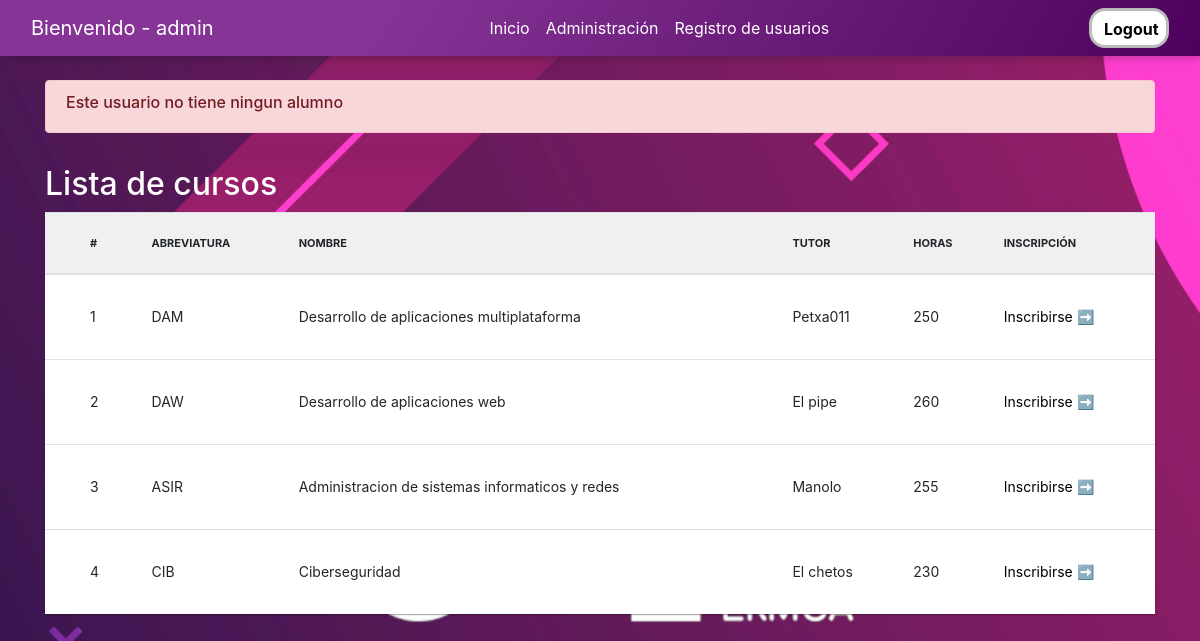
The app's page /Templates/index.php (signed in) with its own data.
### tables this page shows
CREATE TABLE `cursos` (
  `Id` int(11) NOT NULL,
  `Abreviatura` varchar(255) NOT NULL,
  `Nombre` varchar(255) NOT NULL,
  `Tutor` varchar(255) NOT NULL,
  `Horas` double NOT NULL
);

### Model/funciones.php (called while the page is built)
<?php
function escapar($html) {
  return htmlspecialchars($html, ENT_QUOTES | ENT_SUBSTITUTE, "UTF-8");
}
?>

### Templates/index.php (the view)
<?php
include '../Model/funciones.php';
$error = false;
$config = include '../Model/config.php';
try {
  $dsn = 'mysql:host=' . $config['db']['host'] . ';dbname=' . $config['db']['name'];
  $conexion = new PDO($dsn, $config['db']['user'], $config['db']['pass'], $config['db']['options']);
  $consultaSQL = "SELECT * FROM cursos";
  $sentencia = $conexion->prepare($consultaSQL);
  $sentencia->execute();
  $cursos = $sentencia->fetchAll();
} catch(PDOException $error) {
  $error= $error->getMessage();
}
?>
<!DOCTYPE html>
<html>
<?php include "header.php"; ?>
<div class="container index">
<?php
  if(!$_SESSION['ikasleid'] && $_SESSION['user_id'] != 0){
?>
<div class="row">
    <div class="col-md-12">
      <div class="alert alert-danger" role="alert">
        <h6>Este usuario no tiene ningun alumno</h6>
      </div>
    </div>
  </div>
<?php
  }
?>
<h2 class="mt-3 tit">Lista de cursos</h2>
  <table class="table">
    <thead>
      <tr>
        <th>#</th>
        <th>Abreviatura</th>
        <th>Nombre</th>
        <th>Tutor</th>
        <th>Horas</th>
        <?php
          if($_SESSION['user_id'] != 0){
        ?>
        <th>Inscripción</th>
        <?php
          }
        ?>
      </tr>
    </thead>
    <tbody>
    <?php
            if ($cursos && $sentencia->rowCount() > 0) {
              foreach ($cursos as $fila) {
                ?>
                <tr>
                  <td data-label="#"><?php echo escapar($fila["Id"]); ?></td>
                  <td data-label="Abreviatura"><?php echo escapar($fila["Abreviatura"]); ?></td>
                  <td data-label="Nombre"><?php echo escapar($fila["Nombre"]); ?></td>
                  <td data-label="Tutor"><?php echo escapar($fila["Tutor"]); ?></td>
                  <td data-label="Horas"><?php echo escapar($fila["Horas"]); ?></td>
                  <?php
                    if($_SESSION['user_id'] != 0){
                  ?>
                  <td data-label="Inscripcion">
                    <a href="<?= 'inscribir.php?id=' . escapar($fila["Id"]) ?>">Inscribirse ➡️</a>
                  </td>
                  <?php
                    }
                  ?>
                </tr>
                <?php
              }
            }
            ?>
    </tbody>
  </table>
</div>
<?php include "footer.php"; ?>
</html>

### Styles/styles.css (style rules this page uses)
html , body { min-height: 100% !important; height: 100%; }
body { background-image: url("../Images/bg.jpg"); background-repeat: no-repeat; background-position: center; background-attachment: fixed; background-size: cover; }
table { border: 0; width: 100%; margin: 0; padding: 0; border-collapse: collapse; border-spacing: 0; box-shadow: 0 1px 1px rgba(0, 0, 0, .3); }
table thead { background: #f0f0f0; height: 60px !important; }
table thead tr th:first-child { padding-left: 45px; }
table thead tr th { text-transform: uppercase; line-height: 60px !important; text-align: left; font-size: 11px; padding-top: 0px !important; padding-bottom: 0px !important; }
table tbody { background: #fff; }
table tbody tr { border-top: 1px solid #e5e5e5; height: 60px; }
table tbody tr td:first-child { padding-left: 45px; }
table tbody tr td { height: 60px; line-height: 60px !important; text-align: left; padding: 0 10px; font-size: 14px; }
.tit { color: white }
.index { margin-top: 5%; }
.container { width: 100%; margin-bottom: 2rem; padding: 20px 10px; }
td a { color: black; }

### Styles/navbar.css (style rules this page uses)
a { color:white; text-decoration: none; }

### records on screen
cursos: Id "1", Abreviatura "DAM", Nombre "Desarrollo de aplicaciones multiplataforma", Tutor "Petxa011", Horas "250"
cursos: Id "2", Abreviatura "DAW", Nombre "Desarrollo de aplicaciones web", Tutor "El pipe", Horas "260"
cursos: Id "3", Abreviatura "ASIR", Nombre "Administracion de sistemas informaticos y redes", Tutor "Manolo", Horas "255"
cursos: Id "4", Abreviatura "CIB", Nombre "Ciberseguridad", Tutor "El chetos", Horas "230"

### other values on screen
$_SESSION["username"] "admin"
